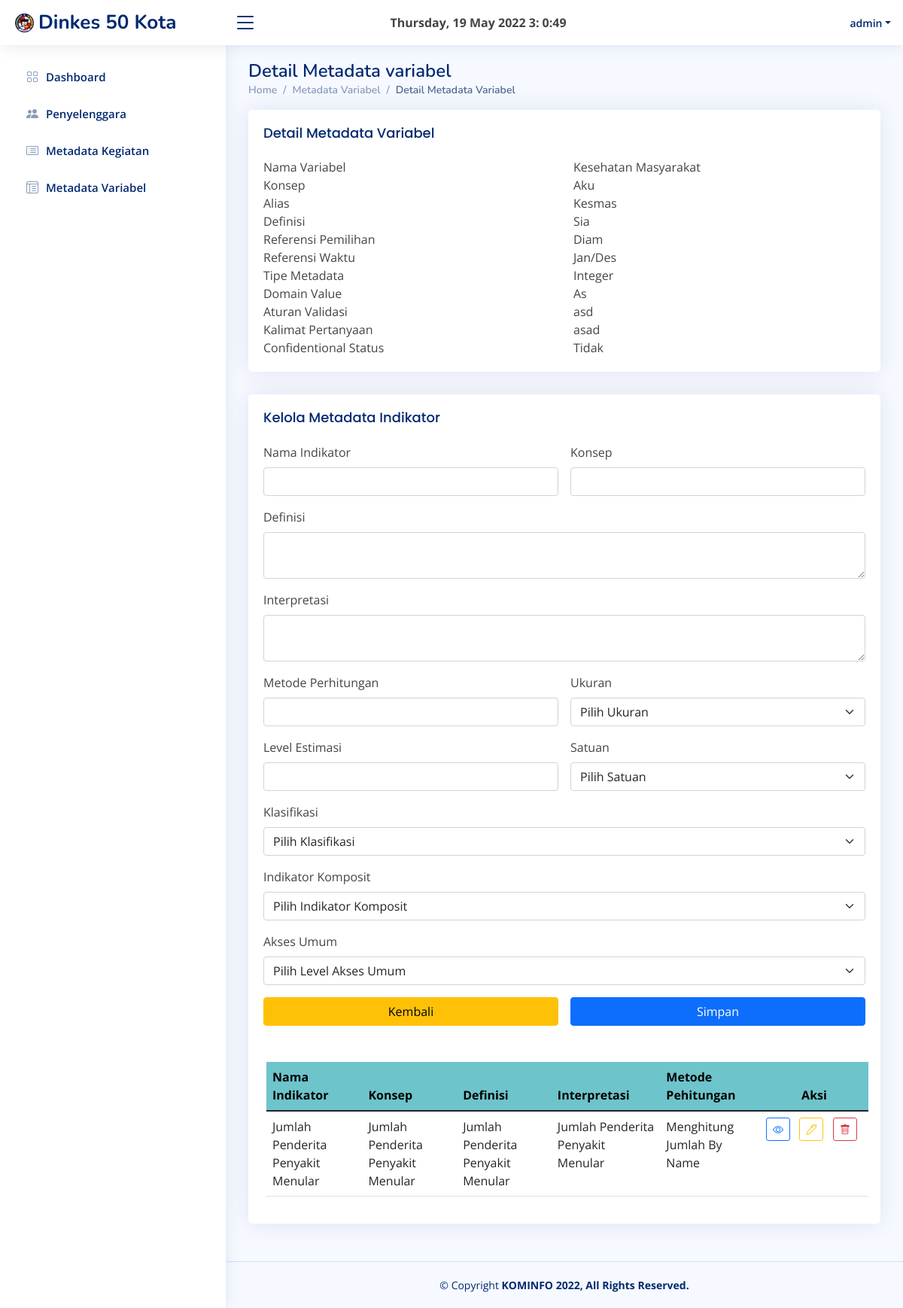
Page /variabel/variabel_detail.php?id_variabel=1 (signed in) on the committed database.
### tables this page shows
CREATE TABLE `variabel` (
  `id_variabel` int(11) NOT NULL,
  `id_confidentional` int(11) NOT NULL,
  `id_kegiatan` int(11) NOT NULL,
  `nama_variabel` varchar(100) NOT NULL,
  `alias` varchar(40) NOT NULL,
  `konsep` varchar(100) NOT NULL,
  `definisi` varchar(255) NOT NULL,
  `referensi_pemilihan` varchar(100) NOT NULL,
  `referensi_waktu` varchar(40) NOT NULL,
  `tipe_data` varchar(12) NOT NULL,
  `domain_value` varchar(40) NOT NULL,
  `aturan_validasi` varchar(100) NOT NULL,
  `kalimat_pertanyaan` varchar(100) NOT NULL
);

CREATE TABLE `status` (
  `id_status` int(11) NOT NULL,
  `status` varchar(6) NOT NULL
);

CREATE TABLE `indikator` (
  `id_indikator` int(11) NOT NULL,
  `id_diakses_umum` int(11) NOT NULL,
  `id_indikator_komposit` int(11) NOT NULL,
  `id_variabel` int(11) NOT NULL,
  `id_satuan` int(11) NOT NULL,
  `id_ukuran` int(11) NOT NULL,
  `id_klasifikasi` int(11) NOT NULL,
  `id_publikasi` int(11) NOT NULL,
  `id_variabel_pembangunan` int(11) NOT NULL,
  `nama_indikator` varchar(100) NOT NULL,
  `konsep` varchar(100) NOT NULL,
  `definisi` varchar(255) NOT NULL,
  `interpretasi` varchar(100) NOT NULL,
  `metode_perhitungan` varchar(100) NOT NULL,
  `level_estimasi` varchar(30) NOT NULL
);

### variabel/variabel_detail.php (the view, shortened to what this page needs)
<?php
    include "../konfigurasi/session.php";
    $id_variabel = $_REQUEST['id_variabel'];
    $stmt = $conn->prepare("SELECT * FROM variabel join status on status.id_status=variabel.id_confidentional WHERE id_variabel = ?");
    $stmt->bind_param("i", $id_variabel);
    $stmt->execute();
    $result = $stmt->get_result();
    while($data = $result->fetch_assoc()){
        $nama_variabel = $data['nama_variabel'];
        $alias = $data['alias'];
        $konsep = $data['konsep'];
        $definisi = $data['definisi'];
        $referensi_pemilihan = $data['referensi_pemilihan'];
        $referensi_waktu = $data['referensi_waktu'];
        $tipe_data = $data['tipe_data'];
        $domain_value = $data['domain_value'];
        $aturan_validasi = $data['aturan_validasi'];
        $kalimat_pertanyaan = $data['kalimat_pertanyaan'];
        $confidentional = $data['status'];
    }
?>
<!DOCTYPE html>
<html lang="en">
<head>
    <link href="../assets/vendor/bootstrap/css/bootstrap.min.css" rel="stylesheet">
    <link href="../assets/vendor/bootstrap-icons/bootstrap-icons.css" rel="stylesheet">
    <link href="../assets/vendor/boxicons/css/boxicons.min.css" rel="stylesheet">
    <link href="../assets/vendor/quill/quill.snow.css" rel="stylesheet">
    <link href="../assets/vendor/quill/quill.bubble.css" rel="stylesheet">
    <link href="../assets/vendor/remixicon/remixicon.css" rel="stylesheet">
    <link href="../assets/vendor/simple-datatables/style.css" rel="stylesheet">
    <link href="../assets/css/style.css" rel="stylesheet">
</head>
<body>
    <?php include("../konfigurasi/header.php");?>
    <main id="main" class="main">
        <div class="pagetitle">
        <h1>Detail Metadata variabel</h1>
        <nav>
            <ol class="breadcrumb">
                <li class="breadcrumb-item"><a href="../konfigurasi/index.php">Home</a></li>
                <li class="breadcrumb-item"><a href="variabel.php">Metadata Variabel</a></li>
                <li class="breadcrumb-item active">Detail Metadata Variabel</li>
            </ol>
        </nav>
        </div>
        <section class="section">
            <div class="row">
                <div class="col-lg-12">
                <div class="card">
                    <div class="card-body">
                    <h5 class="card-title">Detail Metadata Variabel</h5>
                    <div class="tab-pane fade show active profile-overview" id="profile-overview">
                        <div class="row">
                            <div class="col-lg-6 col-md-3 label">Nama Variabel</div>
                            <div class="col-lg-6 col-md-9"><?php echo $nama_variabel?></div>
                        </div>
                        <div class="row">
                            <div class="col-lg-6 col-md-3 label">Konsep</div>
                            <div class="col-lg-6 col-md-9"><?php echo $konsep?></div>
                        </div>
                        <div class="row">
                            <div class="col-lg-6 col-md-3 label">Alias</div>
                            <div class="col-lg-6 col-md-9"><?php echo $alias?></div>
                        </div>
                        <div class="row">
                            <div class="col-lg-6 col-md-3 label">Definisi</div>
                            <div class="col-lg-6 col-md-9"><?php echo $definisi?></div>
                        </div>
                        <div class="row">
                            <div class="col-lg-6 col-md-3 label">Referensi Pemilihan</div>
                            <div class="col-lg-6 col-md-9"><?php echo $referensi_pemilihan?></div>
                        </div>
                        <div class="row">
                            <div class="col-lg-6 col-md-3 label">Referensi Waktu</div>
                            <div class="col-lg-6 col-md-9"><?php echo $referensi_waktu?></div>
                        </div>
                        <div class="row">
                            <div class="col-lg-6 col-md-3 label">Tipe Metadata</div>
                            <div class="col-lg-6 col-md-9"><?php echo $tipe_data?></div>
                        </div>
                        <div class="row">
                            <div class="col-lg-6 col-md-3 label">Domain Value</div>
                            <div class="col-lg-6 col-md-9"><?php echo $domain_value?></div>
                        </div>
                        <div class="row">
                            <div class="col-lg-6 col-md-3 label">Aturan Validasi</div>
                            <div class="col-lg-6 col-md-9"><?php echo $aturan_validasi?></div>
                        </div>
                        <div class="row">
                            <div class="col-lg-6 col-md-3 label">Kalimat Pertanyaan</div>
                            <div class="col-lg-6 col-md-9"><?php echo $kalimat_pertanyaan?></div>
                        </div>
                        <div class="row">
                            <div class="col-lg-6 col-md-3 label">Confidentional Status</div>
                            <div class="col-lg-6 col-md-9"><?php echo $confidentional?></div>
                        </div>
                    </div>
                    </div>
                </div>
            </div>
        </section>
        <section class="section">
            <div class="row">
                <div class="col-lg-12">
                <div class="card">
                    <div class="card-body">
                    <h5 class="card-title">Kelola Metadata Indikator</h5>
                    <div class="tab-pane fade show active profile-overview" id="profile-overview">
                        <div class="row">
                            <div class="col-12">
                            <?php if($id_indikator  == null){ ?>
                                <form class="row g-3 needs-validation" method="post" novalidate>
                                <div class="col-6">
                                    <label for="yourName" class="form-label">Nama Indikator</label>
                                    <input type="text" name="nama_indikator" class="form-control" id="nama_indikator" pattern="^[A-Za-z]+([\A-Za-z]+)*" autofocus required>
                                </div>
                                <div class="col-6">
                                    <label for="yourketerangan" class="form-label">Konsep</label>
                                    <input type="text" name="konsep" class="form-control" id="konsep" required>
                                </div>
                                <div class="col-12">
                                    <label for="yourketerangan" class="form-label">Definisi</label>
                                    <textarea type="text" name="definisi" class="form-control" id="definisi" required></textarea>
                                </div>
                                <div class="col-12">
                                    <label for="yourketerangan" class="form-label">Interpretasi</label>
                                    <textarea type="text" name="interpretasi" class="form-control" id="interpretasi" pattern="^[A-Za-z]+([\A-Za-z]+)*"required></textarea>
                                </div>
                                <div class="col-6">
                                    <label for="yourketerangan" class="form-label">Metode Perhitungan</label>
                                    <input type="text" name="metode_perhitungan" class="form-control" id="metode_perhitungan" required>
                                </div>
                                <div class="col-6">
                                    <label for="id_ukuran" class="form-label">Ukuran</label>
                                    <select class="form-select" onchange="text(this)" id="id_ukuran" name="id_ukuran" required>
                                        <option selected disabled value="">Pilih Ukuran</option>
                                    </select>
                                </div>
                                <div class="col-6">
                                    <label for="lavel_estimasi" class="form-label">Level Estimasi</label>
                                    <input type="text" name="level_estimasi" class="form-control" id="level_estimasi" required>
                                </div>
                                <div class="col-6">
                                    <label for="id_satuan" class="form-label">Satuan</label>
                                    <select class="form-select" onchange="text2(this)" id="id_satuan" name="id_satuan" required>
                                        <option selected disabled value="">Pilih Satuan</option>
                                    </select>
                                </div>
                                <div class="col-12">
                                    <label for="id_klasifikasi" class="form-label">Klasifikasi</label>
                                    <select class="form-select" onchange="text3(this)" id="id_klasifikasi" name="id_klasifikasi" required>
                                        <option selected disabled value="">Pilih Klasifikasi</option>
                                    </select>
                                </div>
                                <div class="col-12">
                                    <label for="id_indikator_komposit" class="form-label">Indikator Komposit</label>
                                    <select class="form-select" onchange="text4(this)" id="id_indikator_komposit" name="id_indikator_komposit" required>
                                        <option selected disabled value="">Pilih Indikator Komposit</option>
                                    </select>
                                </div>
                                <div class="col-12">
                                    <label for="id_diakses_umum" class="form-label">Akses Umum</label>
                                    <select class="form-select" id="id_diakses_umum" name="id_diakses_umum" required>
                                        <option selected disabled value="">Pilih Level Akses Umum</option>
                                    </select>
                                </div>
                                <div class="col-6">
                                    <a class="btn btn-warning w-100" href="variabel.php">Kembali</a>
                                </div>
                                <div class="col-6">
                                    <button class="btn btn-primary w-100" type="submit" name="simpanUU">Simpan</button>
                                </div>
                            </form>
                            <?php } ?>
                            </div>
                        </div><br>
                        <div class="row">
                        <div class="col-12">
                            <br>
                        </div>
                        </div>
                        <div class="row">
                        <div class="col-12">
                        <table class="table datatable table-hover col-md-12 mx-1">
                            <thead bgcolor="#6ec4cb" style="color:black">
                            <tr>
                                <th scope="col">Nama Indikator</th>
                                <th scope="col">Konsep</th>
                                <th scope="col">Definisi</th>
                                <th scope="col">Interpretasi</th>
                                <th scope="col">Metode Pehitungan</th>
                                <th scope="col" class="text-center"width="18%">Aksi</th>
                            </tr>
                            </thead>
                            <tbody>
                            <?php
                                $hi = $conn->query("SELECT id_indikator, nama_indikator, konsep, definisi, interpretasi, metode_perhitungan FROM `indikator` WHERE id_variabel = $id_variabel");
                                while($row = $hi->fetch_assoc()){
                            ?>
                            <tr>
                                <td><?php echo $row['nama_indikator']; ?></td>
                                <td><?php echo $row['konsep']; ?></td>
                                <td><?php echo $row['definisi']; ?></td>
                                <td><?php echo $row['interpretasi']; ?></td>
                                <td><?php echo $row['metode_perhitungan']; ?></td>
                                <td>
                                <form method="POST" action="">
                                    <a role="button" href="indikator_detail.php?id_variabel=<?php echo $id_variabel;?>&&id_indikator=<?php echo $row['id_indikator'];?>" class="btn btn-outline-primary btn-sm bi bi-eye">
                                    </a> &nbsp;
                                    <a role="button" href="variabel_detail.php?id_variabel=<?php echo $id_variabel;?>&&id_indikator=<?php echo $row['id_indikator'];?>" class="btn btn-outline-warning btn-sm bi bi-pen">
                                    </a> &nbsp;
                                    <button class="btn btn-outline-danger btn-sm bi bi-trash" type="submit" name="delete" onclick="return confirm('Anda yakin akan menghapus data indikator ini?')">
                                    </button>
                                </form>
                                </td>
                                </tr>
                                <?php } ?>
                            </tbody>
                        </table>
                        </div>
                    </div>
                </div>
            </div>
            </section>
    </main>
    <?php include "../konfigurasi/footer.php"?>
</body>
</html>

### rows in the picture
variabel: nama_variabel "Kesehatan Masyarakat", konsep "Aku", alias "Kesmas", definisi "Sia", referensi_pemilihan "Diam", referensi_waktu "Jan/Des", tipe_data "Integer", domain_value "As", aturan_validasi "asd", kalimat_pertanyaan "asad", id_confidentional.status "Tidak"
indikator: nama_indikator "Jumlah Penderita Penyakit Menular", konsep "Jumlah Penderita Penyakit Menular", definisi "Jumlah Penderita Penyakit Menular", interpretasi "Jumlah Penderita Penyakit Menular", metode_perhitungan "Menghitung Jumlah By Name"

### other values in the picture
$_SESSION["username"] "admin"
